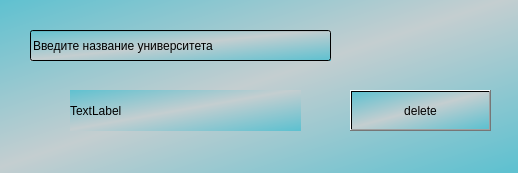
<?xml version="1.0" encoding="UTF-8"?>
<ui version="4.0">
 <class>Dialog</class>
 <widget class="QDialog" name="Dialog">
  <property name="geometry">
   <rect>
    <x>0</x>
    <y>0</y>
    <width>518</width>
    <height>173</height>
   </rect>
  </property>
  <property name="windowTitle">
   <string>Dialog</string>
  </property>
  <property name="styleSheet">
   <string notr="true">background-color: qlineargradient(spread:pad, x1:0, y1:0, x2:1, y2:1, stop:0 rgba(95, 193, 208, 255), stop:0.482955 rgba(196, 206, 208, 255), stop:0.982955 rgba(95, 193, 208, 255));</string>
  </property>
  <widget class="QLineEdit" name="lineEdit">
   <property name="geometry">
    <rect>
     <x>30</x>
     <y>30</y>
     <width>301</width>
     <height>31</height>
    </rect>
   </property>
   <property name="text">
    <string>Введите название университета</string>
   </property>
  </widget>
  <widget class="QPushButton" name="pushButton">
   <property name="geometry">
    <rect>
     <x>350</x>
     <y>90</y>
     <width>141</width>
     <height>41</height>
    </rect>
   </property>
   <property name="text">
    <string>delete</string>
   </property>
  </widget>
  <widget class="QLabel" name="label">
   <property name="geometry">
    <rect>
     <x>70</x>
     <y>90</y>
     <width>231</width>
     <height>41</height>
    </rect>
   </property>
   <property name="text">
    <string>TextLabel</string>
   </property>
  </widget>
 </widget>
 <resources/>
 <connections/>
</ui>
